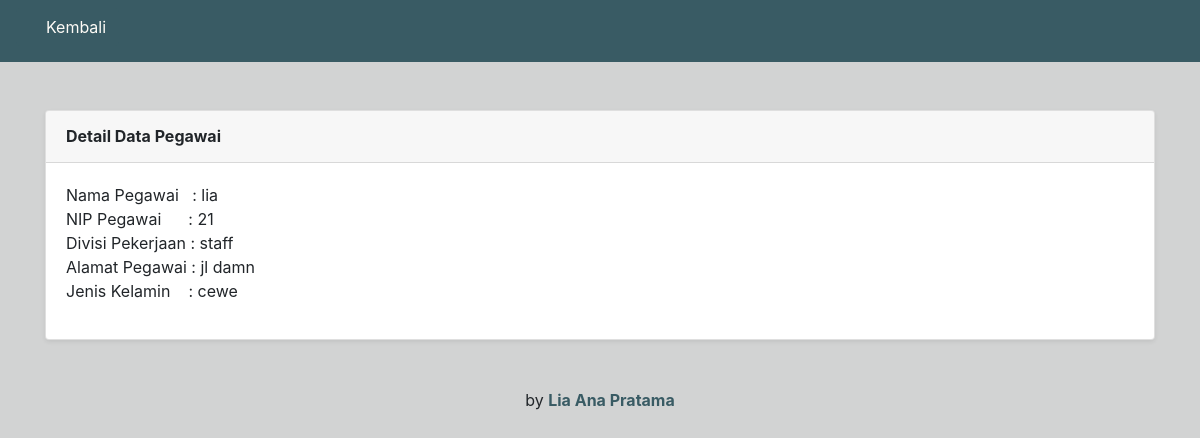
The page /lihatdata/10 on the database its author committed.
### simplecrud/models.py (models this page shows)
class Crudsimple(models.Model):
    id = models.IntegerField()
    id = models.AutoField(primary_key=True)
    nama = models.CharField(max_length=50)
    nip = models.IntegerField()
    divisi = models.CharField(max_length=50)
    alamat = models.CharField(max_length=50)
    gender = models.CharField(max_length=50)
    class Meta:
        db_table = "simplecrud"

### simplecrud/views.py (the view)
# urls.py: path('lihatdata/<int:id>',views.lihatdata)
def lihatdata(request, id):
    return render(request, "detail.html", {'lihatdatanya':Crudsimple.objects.get(id=id)})

### simplecrud/templates/detail.html (shortened to what this page needs)
<!DOCTYPE html>
<html lang="en">
<head>
  <nav class="navbar navbar-light justify-content-between" style="background-color: #395B64;">
    <a href="/" class="btn mb-2" style="background-color:#395B64; color:#FEFBF6"><i class="fas fa-reply"></i> Kembali</a>
  </nav>
  {% load static %}
  <link href="{% static 'fontawesome-free/css/all.min.css' %}" rel="stylesheet" type="text/css">
  <link href="{% static 'bootstrap/css/bootstrap.min.css' %}" rel="stylesheet">
</head>
<body style="background-color:#d2d3d3">
  <br> </br>
  <div class="container">
      <div class="card shadow-sm mb-4">
        <div class="card-header py-3">
          <h6 class="m-0 font-weight-bold">Detail Data Pegawai</h6>
        </div>
        <div class="card-body">
          <p>Nama Pegawai&nbsp; &nbsp;: {{lihatdatanya.nama}}<br>
            NIP Pegawai&nbsp; &nbsp; &nbsp; : {{lihatdatanya.nip}}&nbsp;<br>
            Divisi Pekerjaan : {{lihatdatanya.divisi}}<br>
            Alamat Pegawai : {{lihatdatanya.alamat}}<br>
            Jenis Kelamin&nbsp; &nbsp; : {{lihatdatanya.gender}}
          </p>
        </div>
      </div>
    <footer class="mt-5 mb-3">
      <div class="container my-auto">
        <div class="text-center my-auto">
          <span> by <a href= target="_blank" style="color: #395B64;"><b>Lia Ana Pratama</b><a></span>
        </div>
      </div>
    </footer>
  </div>
</body>
</html>

### rows shown on the page
Crudsimple: nama "lia", nip "21", divisi "staff", alamat "jl damn", gender "cewe"
